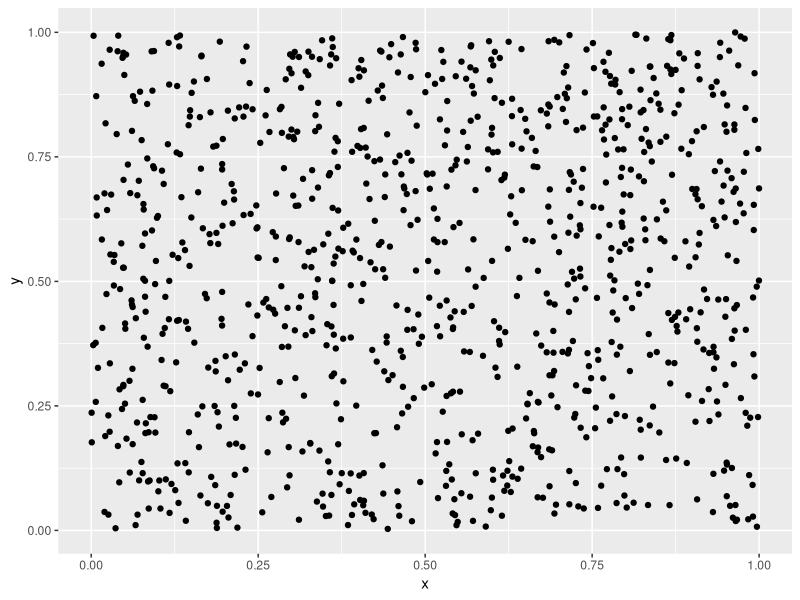
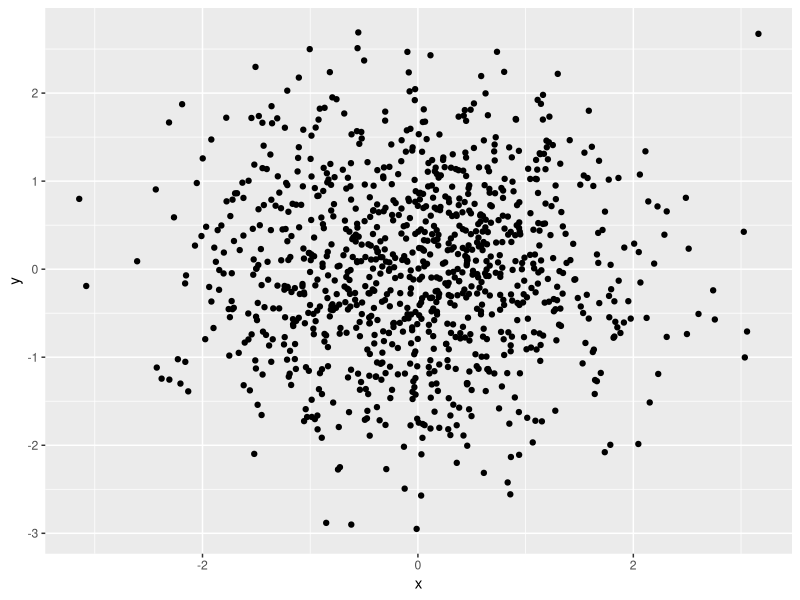
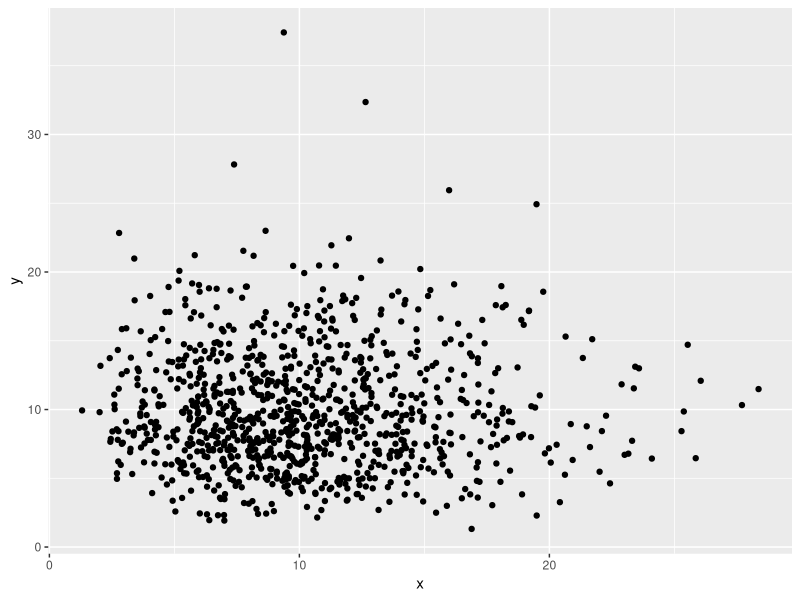
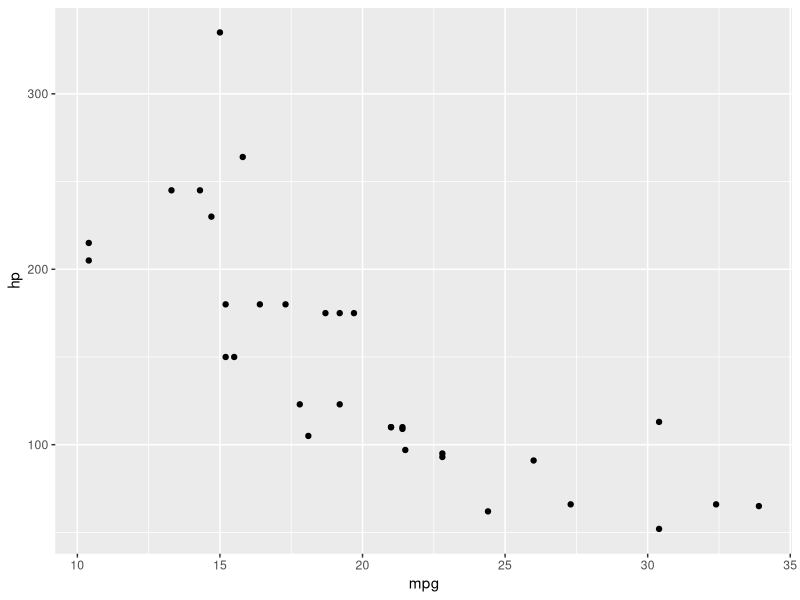

Recreate these plots in R, in order.
## ---- chunk 1
identity(list(1, "Daten und Information", TRUE))
## ---- chunk 2
c(1, 9 , 7, 3, 5) * 2
## ---- chunk 3
c(1, 2, 3, 4) |> sum()
## ---- chunk 4
seq(5) 
seq(2, 5) 
seq(2, len = 5) 
seq(2, len = 3, by = 2) 
## ---- chunk 5
seq(1, len = 4, by = 0)
## ---- chunk 6
rep(1, 4)
## ---- chunk 7
runif(5)
## ---- chunk 8
#| label: fig-runif
#| echo: false
#| warnings: false
#| fig-cap: Visualisierung von Zufallswerten

library(tidyverse)

data.frame(x = runif(1000), y = runif(1000)) |> 
  ggplot(aes(x, y)) + geom_point()
## ---- chunk 9
runif(10, min = -10, max = 10) |> trunc()
## ---- chunk 10
#| label: fig-rnorm
#| echo: false
#| warnings: false
#| fig-cap: Visualisierung von normalverteilten Zufallswerten

data.frame(x = rnorm(1000), y = rnorm(1000)) |> 
  ggplot(aes(x, y)) + geom_point()
## ---- chunk 11
#| label: fig-rchisq
#| echo: false
#| warnings: false
#| fig-cap: Visualisierung von $\chi^2$-verteilten Zufallswerten

data.frame(x = rchisq(1000, 10), y = rchisq(1000, 10)) |> 
  ggplot(aes(x, y)) + geom_point()
## ---- chunk 12
`+`(1, 2)
## ---- chunk 13
quadrat_minus_eins = function (parameter) {
    parameter ^ 2 - 1
}
## ---- chunk 14
quadrat_minus_eins(2)
## ---- chunk 15
# Deklarationen
var1 = 1
f = function (x) {
    var1 = x + var1
    var1
}

# Anwendung
f(2)
var1
## ---- chunk 16
# Deklarationen
var1 = 1
f = function (x) {
    x + var1 ->> var1
    var1
}

# Anwendung
f(2)
var1
## ---- chunk 17
map(rbinom(10, 7, .5), \(x) x - 4) |> unlist()
# Alternativ
map_vec(rbinom(10, 7, .5), \(x) x - 4)
## ---- chunk 18
n = 6

fib_add = function (a, b) c(a[2], a[1] + a[2])

reduce(seq(2, len = n-1), fib_add, .init = c(0,1))[2]
## ---- chunk 19
#| warning: false
library(tidyverse)

mtcars |> 
    ggplot(aes(mpg, hp)) +
        geom_point()
## ---- chunk 20
mtcars |> 
    dplyr::filter(hp > 200)
